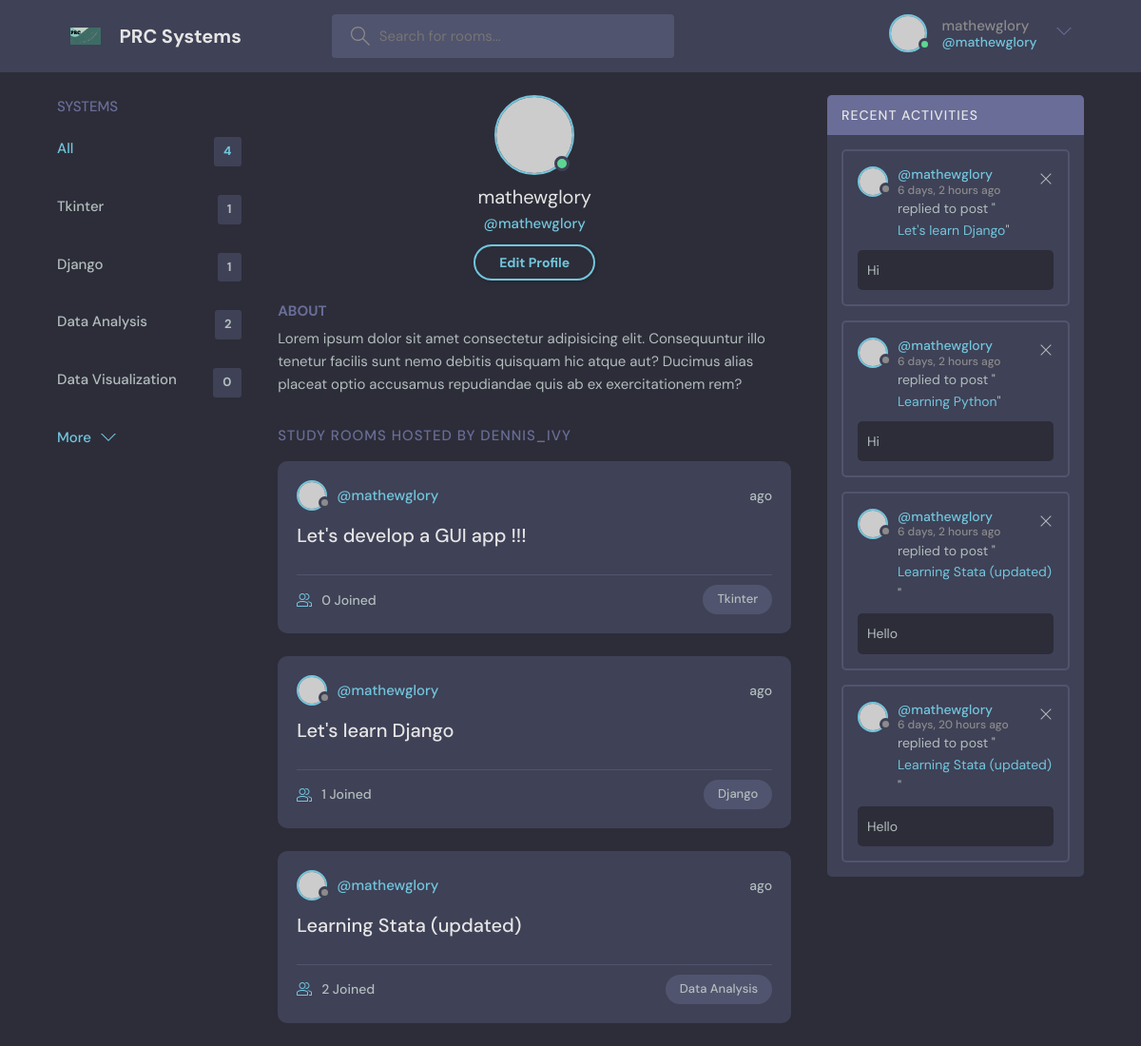
/profile/1/ (signed in), run on the app's committed database.
### chatroom/models.py (models this page shows, shortened)
class Topic(models.Model):
    name=models.CharField(max_length=200)

class Room(models.Model):
    host=models.ForeignKey(User, on_delete=models.SET_NULL, null =True)
    topic=models.ForeignKey(Topic, on_delete=models.SET_NULL, null =True)
    name = models.CharField(max_length=200)
    description = models.TextField(null=True, blank=True)
    participants = models.ManyToManyField(User, related_name='participants', blank = True)
    update = models.DateField(auto_now=True)
    created = models.DateTimeField(auto_now_add=True)
    class Meta:
        ordering = ['-update', '-created']
    def __str__(self):
        return self.name

class Message(models.Model):
    user = models.ForeignKey(User, on_delete=models.CASCADE)
    room =  models.ForeignKey(Room, on_delete=models.CASCADE)
    body = models.TextField()
    update = models.DateField(auto_now=True)
    created = models.DateTimeField(auto_now_add=True)
    def __str__(self):
        return self.body[0:50]
    class Meta:
        ordering = ['-update', '-created']

### chatroom/views.py (the view)
# urls.py: path('profile/<str:pk>/', views.userProfile, name= "user-profile"),
def userProfile(request, pk):
    user = User.objects.get(id=pk)
    rooms = user.room_set.all()         # all rooms the user is in
    room_messages = user.message_set.all()    # all messages the user is in
    topics = Topic.objects.all()            # all topics the user is in
    context = {'user':user, 'rooms':rooms, 'room_messages':room_messages, 'topics':topics}
    return render(request, 'chatroom/profile.html', context)

### chatroom/templates/chatroom/profile.html
{% extends 'main.html' %}
{% block content %}
<main class="profile-page layout layout--3">
    <div class="container">
      {% include 'chatroom/topics_component.html' %}
      <div class="roomList">
        <div class="profile">
          <div class="profile__avatar">
            <div class="avatar avatar--large active">
              <img src="https://randomuser.me/api/portraits/men/11.jpg" />
            </div>
          </div>
          <div class="profile__info">
            <h3>{{user.username}}</h3>
            <p>@{{user.username}}</p>
            <a href="edit-user.html" class="btn btn--main btn--pill">Edit Profile</a>
          </div>
          <div class="profile__about">
            <h3>About</h3>
            <p>
              Lorem ipsum dolor sit amet consectetur adipisicing elit. Consequuntur illo tenetur
              facilis sunt nemo debitis quisquam hic atque aut? Ducimus alias placeat optio
              accusamus repudiandae quis ab ex exercitationem rem?
            </p>
          </div>
        </div>
        <div class="roomList__header">
          <div>
            <h2>Study Rooms Hosted by dennis_ivy</a>
            </h2>
          </div>
        </div>
        {% include 'chatroom/feed_component.html' %}
      </div>
      {% include 'chatroom/activity_component.html' %}
    </div>
  </main>
  {% endblock content %}

### templates/navbar.html (shortened to what this page needs)
{% load static %}
<header class="header header--loggedIn">
    <div class="container">
      <a href="{% url 'home' %}" class="header__logo">
        <img src="{% static 'images/prc.svg' %}" />
        <h1>PRC Systems</h1>
      </a>
      <form class="header__search" method="GET" action="{% url 'home' %}" ">
        <label>
          <input name="q" placeholder="Search for rooms..." />
        </label>
      </form>
      <nav class="header__menu">
        {% if request.user.is_authenticated %}
        <div class="header__user">
          <a href="profile.html">
            <div class="avatar avatar--medium active">
              <img src="https://randomuser.me/api/portraits/men/37.jpg" />
            </div>
            <p>{{request.user.username}} <span>@{{request.user.username}}</span></p>
          </a>
          <button class="dropdown-button">
            <svg version="1.1" xmlns="http://www.w3.org/2000/svg" width="32" height="32" viewBox="0 0 32 32">
              <title>chevron-down</title>
              <path d="M16 21l-13-13h-3l16 16 16-16h-3l-13 13z"></path>
            </svg>
          </button>
        </div>
        {% else %}
        <a href="{% url 'loginpage' %}">
          <img src="{% static 'images/avatar.svg' %}" />
          <p>Login</p>
        </a>
        {% endif %}
      </nav>
    </div>
  </header>

### chatroom/templates/chatroom/topics_component.html
<div class="topics">
  <div class="topics__header">
    <h2>Systems</h2>
  </div>
  <ul class="topics__list">
    <li>
      <a href="{% url 'home' %}" class="active">All <span>{{topics.count}}</span></a>
    </li>
    {% for topic in topics %}
    <li>
      <a href="{% url 'home' %}?q={{topic.name}}">{{topic.name}}<span> {{topic.room_set.all.count}} </span></a>
    {% endfor %}
    </li>
  </ul>
  <a class="btn btn--link" href="topics.html">
    More
    <svg
      version="1.1"
      xmlns="http://www.w3.org/2000/svg"
      width="32"
      height="32"
      viewBox="0 0 32 32"
    >
      <title>chevron-down</title>
      <path d="M16 21l-13-13h-3l16 16 16-16h-3l-13 13z"></path>
    </svg>
  </a>
</div>

### chatroom/templates/chatroom/feed_component.html (shortened to what this page needs)
{% for room in rooms %}
<div class="roomListRoom">
  <div class="roomListRoom__header">
    <a href="{% url 'user-profile' room.host.id %}" class="roomListRoom__author">
      <div class="avatar avatar--small">
        <img src="https://randomuser.me/api/portraits/women/11.jpg" />
      </div>
      <span>@{{room.host.username}}</span>
    </a>
    <div class="roomListRoom__actions">
      <span>{{roon.created|timesince}} ago</span>
    </div>
  </div>
  <div class="roomListRoom__content">
    <a href="{% url 'room' room.id %}">{{room.name}}</a>
  </div>
  <div class="roomListRoom__meta">
    <a href="{% url 'room' room.id %}" class="roomListRoom__joined">
      {{room.participants.all.count}} Joined
    </a>
    <p class="roomListRoom__topic">{{room.topic.name}}</p>
  </div>
</div>
{% endfor %}

### chatroom/templates/chatroom/activity_component.html
<div class="activities">
  <div class="activities__header">
    <h2>Recent Activities</h2>
  </div>
  {% for message in room_messages %}
  <div class="activities__box">
    <div class="activities__boxHeader roomListRoom__header">
      <a href="{% url 'user-profile' message.user.id  %}" class="roomListRoom__author">
        <div class="avatar avatar--small">
          <img src="https://randomuser.me/api/portraits/women/11.jpg" />
        </div>
        <p>
          @{{message.user}}
          <span>{{message.created|timesince}} ago</span>
        </p>
      </a>
      {% if request.user == message.user %}
      <div class="roomListRoom__actions">
        <a href="{% url 'delete-message' message.id %}">
          <svg
            version="1.1"
            xmlns="http://www.w3.org/2000/svg"
            width="32"
            height="32"
            viewBox="0 0 32 32"
          >
            <title>remove</title>
            <path
              d="M27.314 6.019l-1.333-1.333-9.98 9.981-9.981-9.981-1.333 1.333 9.981 9.981-9.981 9.98 1.333 1.333 9.981-9.98 9.98 9.98 1.333-1.333-9.98-9.98 9.98-9.981z"
            ></path>
          </svg>
        </a>
      </div>
      {% endif %}
    </div>
    <div class="activities__boxContent">
      <p>
        replied to post "<a href="{% url 'room' message.room.id %}">{{message.room}}</a>"
      </p>
      <div class="activities__boxRoomContent">
        {{message}}
      </div>
    </div>
  </div>
  {% endfor %}
</div>

### data on the page
Topic: name "Tkinter", room_set.all.count "1"
Topic: name "Django", room_set.all.count "1"
Topic: name "Data Analysis", room_set.all.count "2"
Topic: name "Data Visualization", room_set.all.count "0"
Room: host.username "mathewglory", name "Let's develop a GUI app !!!", participants.all.count "0", topic.name "Tkinter"
Room: host.username "mathewglory", name "Let's learn Django", participants.all.count "1", topic.name "Django"
Room: host.username "mathewglory", name "Learning Stata (updated)", participants.all.count "2", topic.name "Data Analysis"
Message: user "mathewglory", created "6 days, 2 hours", room "Let's learn Django", body "Hi"
Message: user "mathewglory", created "6 days, 2 hours", room "Learning Python", body "Hi"
Message: user "mathewglory", created "6 days, 2 hours", room "Learning Stata (updated)", body "Hello"
Message: user "mathewglory", created "6 days, 20 hours", room "Learning Stata (updated)", body "Hello"

### other printed values
{{ request.user.username }} "mathewglory"
{{ topics.count }} "4"
{{ user.username }} "mathewglory"
